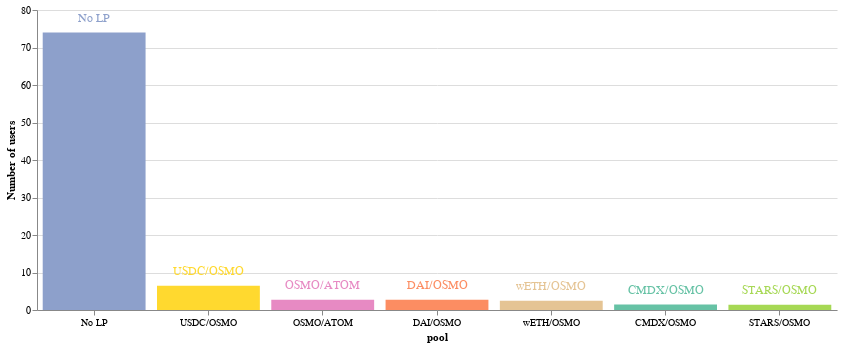

Source (notebook cell):
### Code cell
ChartProvider().depool_lock(df)

### Figure 1 — Vega-Lite specification as saved in the notebook (floating-point values rounded to 4 significant figures)
{"config": {"view": {"continuousWidth": 400, "continuousHeight": 300, "strokeOpacity": 0}}, "layer": [{"mark": "bar", "encoding": {"color": {"field": "pool", "legend": null, "scale": {"scheme": "set2"}, "type": "nominal"}, "x": {"axis": {"labelAngle": 0}, "field": "pool", "sort": ["No LP", "USDC/OSMO", "OSMO/ATOM", "DAI/OSMO", "wETH/OSMO", "CMDX/OSMO", "STARS/OSMO"], "type": "nominal"}, "y": {"field": "Number of users", "type": "quantitative"}}}, {"mark": {"type": "text", "align": "center", "baseline": "middle", "dy": -15, "fontSize": 12}, "encoding": {"color": {"field": "pool", "legend": null, "scale": {"scheme": "set2"}, "type": "nominal"}, "text": {"field": "pool", "type": "nominal"}, "x": {"axis": {"labelAngle": 0}, "field": "pool", "sort": ["No LP", "USDC/OSMO", "OSMO/ATOM", "DAI/OSMO", "wETH/OSMO", "CMDX/OSMO", "STARS/OSMO"], "type": "nominal"}, "y": {"field": "Number of users", "type": "quantitative"}}}], "data": {"name": "data-cf8faa4fe89211b76f336114caa5c81a"}, "width": 800, "$schema": "https://vega.github.io/schema/vega-lite/v4.17.0.json", "datasets": {"data-cf8faa4fe89211b76f336114caa5c81a": [{"pool_id": -1.0, "Number of users": 73.98, "pool": "No LP"}, {"pool_id": 678.0, "Number of users": 6.495, "pool": "USDC/OSMO"}, {"pool_id": 1.0, "Number of users": 2.753, "pool": "OSMO/ATOM"}, {"pool_id": 674.0, "Number of users": 2.71, "pool": "DAI/OSMO"}, {"pool_id": 704.0, "Number of users": 2.495, "pool": "wETH/OSMO"}, {"pool_id": 601.0, "Number of users": 1.462, "pool": "CMDX/OSMO"}, {"pool_id": 604.0, "Number of users": 1.376, "pool": "STARS/OSMO"}]}}
